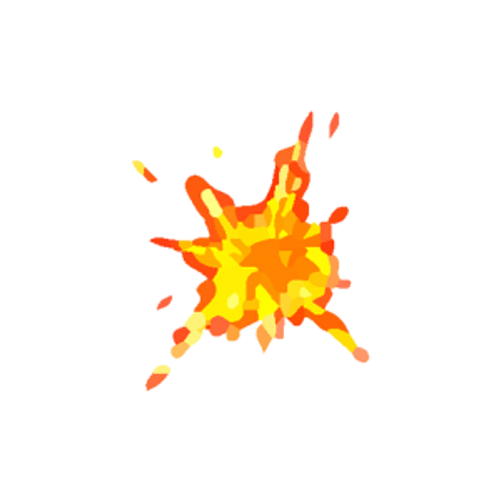
#> input picture images1/1.png, 500 x 500 px, given in place of 1111.png, which was not available
$ python Test.py
#> lines starting #> are read from the running program, lines starting #| are printed output that depends on the picture; pictures that were not available may be replaced by others from this repository, and a replacement may not be noted
from PIL import Image

#img = Image.open(r"C:\Users\pavel\Downloads\\image.png")


img = Image.open("1111.png")
#> img is the input picture: PIL image 500x500 RGBA; mean R, G, B, A 29.9, 17.8, 3.2, 23.3
W = img.size[0] // 4
#> W = 125
H = img.size[1] // 4
#> H = 125

x_start = 0
y_start = 0
k = 1

for i in range(4):
    for j in range(4):
        img_crop = img.crop((x_start,y_start,x_start+W,y_start +H))
        img_crop.save(f'./images1/{k}.png')
        k += 1
        x_start += W

    x_start = 0
    y_start += H
#> this loop made 4 passes
#> pass 1, `img_crop.save(f'./images1/{k}.png')`:
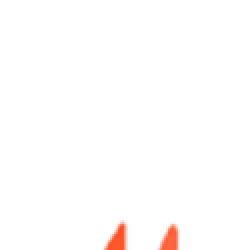
#> saved as 3.png: PIL image 125x125 RGBA (shown 2 times larger); mean R, G, B, A 7.5, 2.6, 1.4, 2.7; transparent parts drawn white
#> pass 2, `img_crop.save(f'./images1/{k}.png')`:
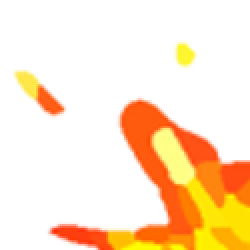
#> saved as 6.png: PIL image 125x125 RGBA (shown 2 times larger); mean R, G, B, A 85.3, 46.8, 7.9, 60.9; transparent parts drawn white
#> pass 2, `img_crop.save(f'./images1/{k}.png')`:
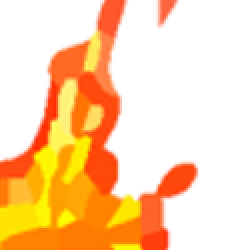
#> saved as 7.png: PIL image 125x125 RGBA (shown 2 times larger); mean R, G, B, A 118.3, 60.4, 10.3, 94.6; transparent parts drawn white
#> after the loop, k = 17; y_start = 500

$ run again, on images1/13.png
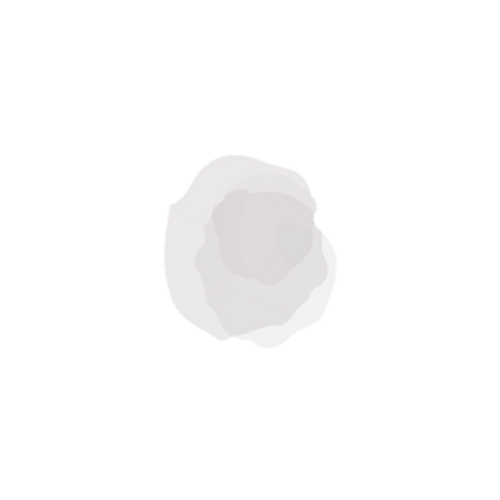
#> input picture images1/13.png, 500 x 500 px, given in place of 1111.png, which was not available
#> img is the input picture: PIL image 500x500 RGBA; mean R, G, B, A 21.5, 20.6, 20.6, 10.4
#> the loop `for i in range(4):` made 4 passes
#> pass 2, `img_crop.save(f'./images1/{k}.png')`:
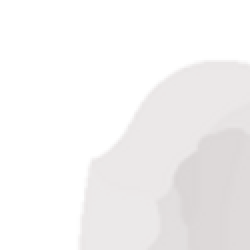
#> saved as 6.png: PIL image 125x125 RGBA (shown 2 times larger); mean R, G, B, A 87.7, 84.1, 84.1, 42.2; transparent parts drawn white
#> pass 2, `img_crop.save(f'./images1/{k}.png')`:
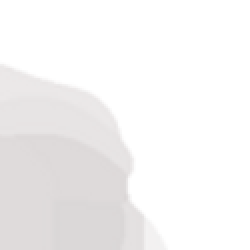
#> saved as 7.png: PIL image 125x125 RGBA (shown 2 times larger); mean R, G, B, A 71, 67.8, 67.8, 35.7; transparent parts drawn white
#> after the loop `for i in range(4):`: k = 17; y_start = 500

$ run again, on images1/2.png
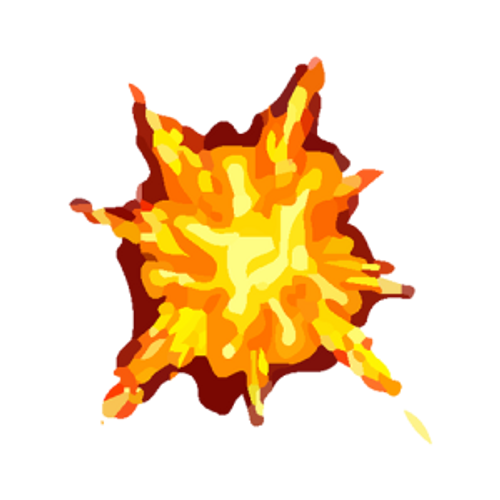
#> input picture images1/2.png, 500 x 500 px, given in place of 1111.png, which was not available
#> img is the input picture: PIL image 500x500 RGBA; mean R, G, B, A 68.1, 41.4, 6.9, 69.6
#> the loop `for i in range(4):` made 4 passes
#> pass 1, `img_crop.save(f'./images1/{k}.png')`:
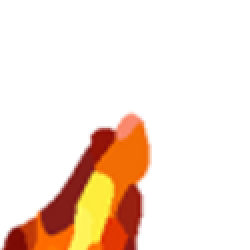
#> saved as 3.png: PIL image 125x125 RGBA (shown 2 times larger); mean R, G, B, A 44, 20, 5.6, 44.6; transparent parts drawn white
#> after the loop `for i in range(4):`:
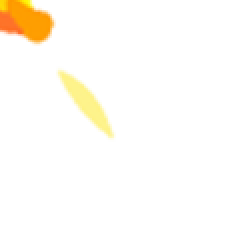
#> img_crop: PIL image 125x125 RGBA (shown 2 times larger); mean R, G, B, A 22.4, 17.6, 6.6, 11.4; transparent parts drawn white
#> after the loop `for i in range(4):`: k = 17; y_start = 500
